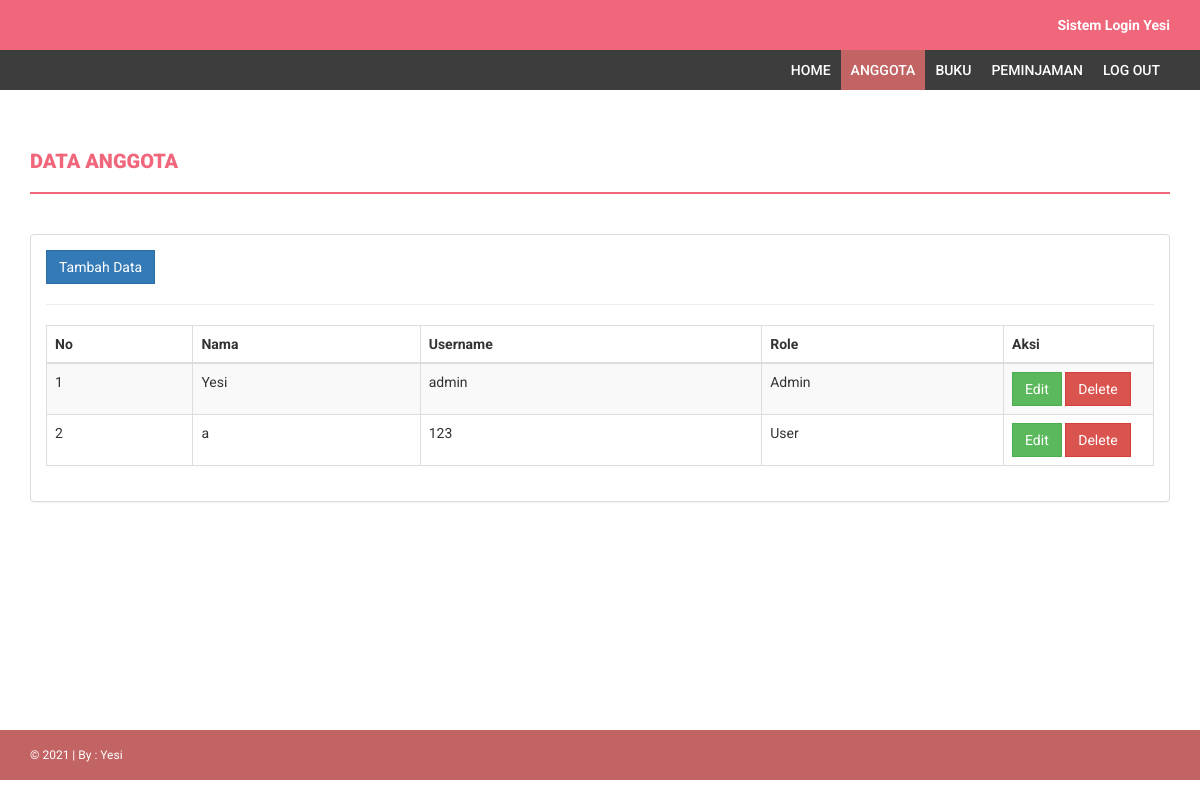
Screenshot of /anggota.php (signed in) with the database file from the repository.
### tables this page shows
CREATE TABLE `user` (
  `id` int(11) NOT NULL,
  `nama` varchar(100) NOT NULL,
  `username` varchar(100) NOT NULL,
  `password` varchar(100) NOT NULL,
  `role` enum('Admin','User') NOT NULL
);

### anggota.php (the view, shortened to what this page needs)
<?php
    include('connect.php');
?>
<!DOCTYPE html>
<html xmlns="http://www.w3.org/1999/xhtml">
<head>
    <link href="assets/css/bootstrap.css" rel="stylesheet" />
    <link href="assets/css/font-awesome.css" rel="stylesheet" />
    <link href="assets/css/style.css" rel="stylesheet" />
</head>
<body>
    <header>
        <div class="container">
            <div class="row">
                <div class="col-md-12">
                    <strong>Sistem Login Yesi </strong>
                </div>
            </div>
        </div>
    </header>
    <section class="menu-section">
        <div class="container">
            <div class="row">
                <div class="col-md-12">
                    <div class="navbar-collapse collapse ">
                        <ul id="menu-top" class="nav navbar-nav navbar-right">
                            <li><a href="dashboard.php">Home</a></li>
                            <li><a class="menu-top-active" href="anggota.php">Anggota</a></li>
                            <li><a href="buku.php">Buku</a></li>
                            <li><a href="peminjaman.php">Peminjaman</a></li>
                            <li><a href="logout.php">Log Out</a></li>
                        </ul>
                    </div>
                </div>
            </div>
        </div>
    </section>
    <div class="content-wrapper">
        <div class="container">
            <div class="row">
                <div class="col-md-12">
                    <h1 class="page-head-line">Data Anggota</h1>
                </div>
            </div>
            <div class="row">
                <div class="col-md-12">
                    <div class="panel panel-default">
                        <div class="panel-body">
                            <div class="table-responsive">
                                <a class="btn btn-primary" href="tambah_anggota.php">Tambah Data</a>
                                <hr>
                                <table class="table table-striped table-bordered table-hover">
                                    <thead>
                                        <tr>
                                            <th>No</th>
                                            <th>Nama</th>
                                            <th>Username</th>
                                            <th>Role</th>
                                            <th>Aksi</th>
                                        </tr>
                                    </thead>
                                    <tbody>
                                        <?php
                                        $query = mysqli_query($connect, "SELECT * FROM user");
                                        $no = 1;
                                        while ($data = mysqli_fetch_array($query)) {
                                        ?>
                                        <tr>
                                            <td><?= $no; ?></td>
                                            <td><?= $data['nama']; ?></td>
                                            <td><?= $data['username']; ?></td>
                                            <td><?= $data['role']; ?></td>
                                            <td width="150">
                                                <a class="btn btn-success btn-md" href="edit_anggota.php?id=<?= $data['id']; ?>">Edit</a>
                                                <a class="btn btn-danger btn-md" href="delete_anggota.php?id=<?= $data['id']; ?>">Delete</a>
                                            </td>
                                        </tr>
                                        <?php $no++; } ?>
                                    </tbody>
                                </table>
                            </div>
                        </div>
                    </div>
                </div>
            </div>
        </div>
    </div>
    <footer>
        <div class="container">
            <div class="row">
                <div class="col-md-12">
                    &copy; <?= date('Y'); ?> | By : Yesi</a>
                </div>
            </div>
        </div>
    </footer>
</body>
</html>

### assets/css/style.css (style rules this page uses)
body { font-family: 'Roboto', sans-serif; line-height: 30px; }
.content-wrapper { margin-top: 40px; min-height: 600px; padding-bottom: 60px; }
.page-head-line { font-weight: 900; padding-bottom: 20px; border-bottom: 2px solid #F0677C; text-transform: uppercase; color: #F0677C; font-size: 20px; margin-bottom: 40px; }
.btn { border-radius: 0px; -webkit-border-radius: 0px; -moz-border-radius: 0px; }
header { background-color: #F0677C; color: #fff; padding: 10px; text-align: right; }
.menu-section { background-color: #3D3D3D; }
#menu-top a { color: #FFF; text-decoration: none; font-weight: 500; padding: 10px 10px 10px 10px; text-transform: uppercase; }
.menu-top-active { background-color: #C36464; }
footer { padding: 10px; color: #fff; font-size: 12px; background-color: #C36464; }

### rows the page displays
user: nama "Yesi", username "admin", role "Admin"
user: nama "a", username "123", role "User"
